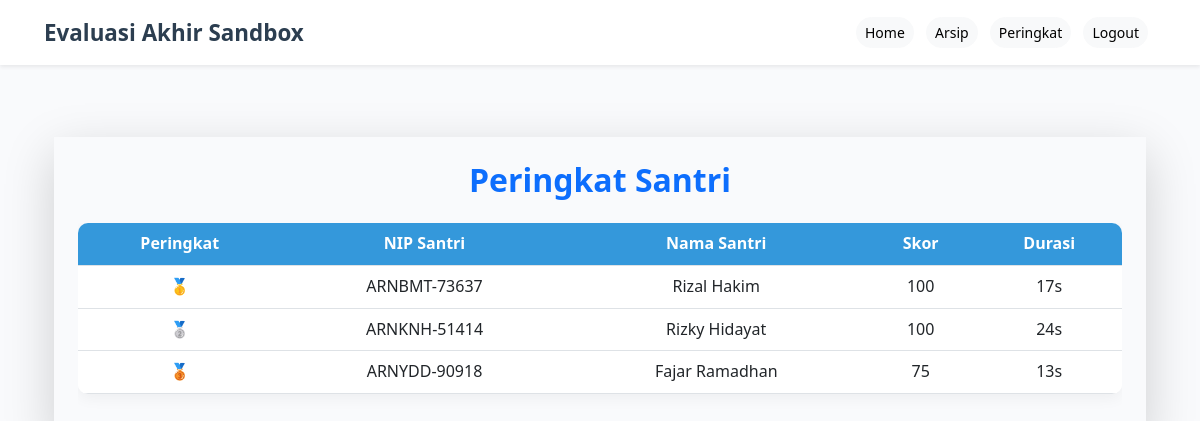
/eas/peringkat/ (signed in), run on an earlier commit of the app's database.
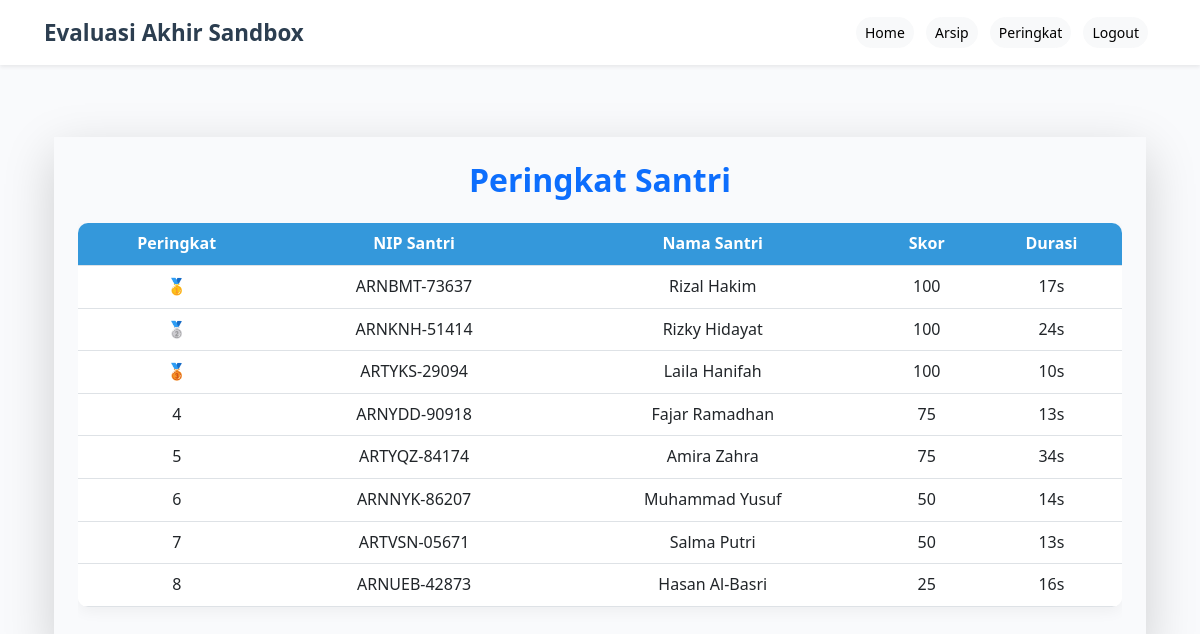
And on a later commit of the database.
### eas/models.py (models this page shows, shortened)
class Nilai(models.Model):
    santri = models.OneToOneField(Santri, on_delete=models.CASCADE)
    nilai_akhir = models.FloatField()
    tanggal = models.DateTimeField(auto_now_add=True)
    durasi_detik = models.IntegerField(default=0, null=True, blank=True)

class Santri(models.Model):
    GENDER_CHOICES = [
        ('I', 'Ikhwan'),
        ('A', 'Akhwat'),
    ]
    user = models.OneToOneField(
        User, on_delete=models.CASCADE, null=True, blank=True
    )
    nama = models.CharField(max_length=100)
    santri_id = models.CharField(
        max_length=12, unique=True, default="ARX000-00000"
    )
    usia = models.IntegerField()
    alamat = models.TextField()
    gender = models.CharField(max_length=1, choices=GENDER_CHOICES)

### eas/views.py (the view)
# urls.py: path('peringkat/', views.peringkat, name='peringkat'),
@login_required
def peringkat(request):
    peringkat_list = Nilai.objects.all().order_by('-nilai_akhir')
    context = {'peringkat': peringkat_list}
    return render(request, 'peringkat.html', context)

### templates/peringkat.html (shortened to what this page needs)
{% extends 'base.html' %}
{% block content %}
<div class="container mt-5 mb-5">
  <div class="leaderboard-card p-4 shadow-lg mx-auto">
    <h2 class="text-center mb-4 fw-bold text-primary">Peringkat Santri</h2>
    <div class="table-responsive">
      <table class="table leaderboard-table table-hover align-middle text-center">
        <thead>
          <tr>
            <th>Peringkat</th>
            <th>NIP Santri</th>
            <th>Nama Santri</th>
            <th>Skor</th>
            <th>Durasi</th>
          </tr>
        </thead>
        <tbody>
          {% for nilai in peringkat %}
          <tr class="{% if forloop.counter == 1 %}rank-1{% elif forloop.counter == 2 %}rank-2{% elif forloop.counter == 3 %}rank-3{% endif %}">
            <td>
              {% if forloop.counter == 1 %}
                🥇
              {% elif forloop.counter == 2 %}
                🥈
              {% elif forloop.counter == 3 %}
                🥉
              {% else %}
                {{ forloop.counter }}
              {% endif %}
            </td>
            <td>{{ nilai.santri.santri_id }}</td>
            <td>{{ nilai.santri.nama }}</td>
            <td>{{ nilai.nilai_akhir|floatformat:0 }}</td>
            <td>{{ nilai.durasi_detik }}s</td>
          </tr>
          {% empty %}
          <tr>
            <td colspan="4" class="text-muted">Belum ada data evaluasi.</td>
          </tr>
          {% endfor %}
        </tbody>
      </table>
    </div>
  </div>
</div>
{% endblock %}

### templates/base.html (shortened to what this page needs)
{% load static %}
<!DOCTYPE html>
<html lang="id">
<head>
  <link href="https://cdn.jsdelivr.net/npm/bootstrap@5.3.0/dist/css/bootstrap.min.css" rel="stylesheet">
  <link href="https://unpkg.com/aos@2.3.1/dist/aos.css" rel="stylesheet">
  <link rel="stylesheet" href="{% static 'css/styles.css' %}">
</head>
<body>
  <nav class="navbar navbar-expand-lg navbar-dark shadow-sm">
    <div class="container">
      <a class="navbar-brand fw-bold" href="#">Evaluasi Akhir Sandbox</a>
      <div>
        {% if user.is_authenticated %}
          <a href="{% url 'index' %}" class="btn btn-light btn-sm me-2">Home</a>
          <a href="{% url 'arsip' %}" class="btn btn-light btn-sm me-2">Arsip</a>
          <a href="{% url 'peringkat' %}" class="btn btn-light btn-sm me-2">Peringkat</a>
          <a href="{% url 'logout' %}" class="btn btn-light btn-sm me-2">Logout</a>
        {% else %}
          <a href="{% url 'home' %}" class="btn btn-light btn-sm">Home</a>
          <a href="{% url 'login' %}" class="btn btn-light btn-sm">Login</a>
        {% endif %}
      </div>
    </div>
  </nav>
  <div class="container py-4" data-aos="fade-up">
    {% block content %}{% endblock %}
  </div>
</body>
</html>

### static/css/styles.css (style rules this page uses)
body { background-color: #f9fafc; color: #333; font-family: 'Poppins', 'Segoe UI', sans-serif; line-height: 1.6; overflow-x: hidden; }
.navbar { background-color: #ffffff; box-shadow: 0 2px 6px rgba(0, 0, 0, 0.08); padding: 0.6rem 2rem; }
.navbar-brand { color: #2c3e50 !important; font-weight: 700; font-size: 1.4rem; }
.navbar .btn { border-radius: 25px; font-weight: 500; transition: all 0.3s ease; }
.table { background-color: #fff; border-radius: 10px; overflow: hidden; box-shadow: 0 4px 15px rgba(0,0,0,0.05); }
.table th { background-color: #3498db; color: #fff; font-weight: 600; }

What changed in the data, as far as the page shows it:
added Nilai: santri.santri_id "ARTYKS-29094", santri.nama "Laila Hanifah", nilai_akhir "100", durasi_detik "10"
shown differently, row unchanged: Nilai "ARNYDD-90918": no longer shows "🥉"
added Nilai: santri.santri_id "ARTYQZ-84174", santri.nama "Amira Zahra", nilai_akhir "75", durasi_detik "34"
added Nilai: santri.santri_id "ARNNYK-86207", santri.nama "Muhammad Yusuf", nilai_akhir "50", durasi_detik "14"
added Nilai: santri.santri_id "ARTVSN-05671", santri.nama "Salma Putri", nilai_akhir "50", durasi_detik "13"
added Nilai: santri.santri_id "ARNUEB-42873", santri.nama "Hasan Al-Basri", nilai_akhir "25", durasi_detik "16"
